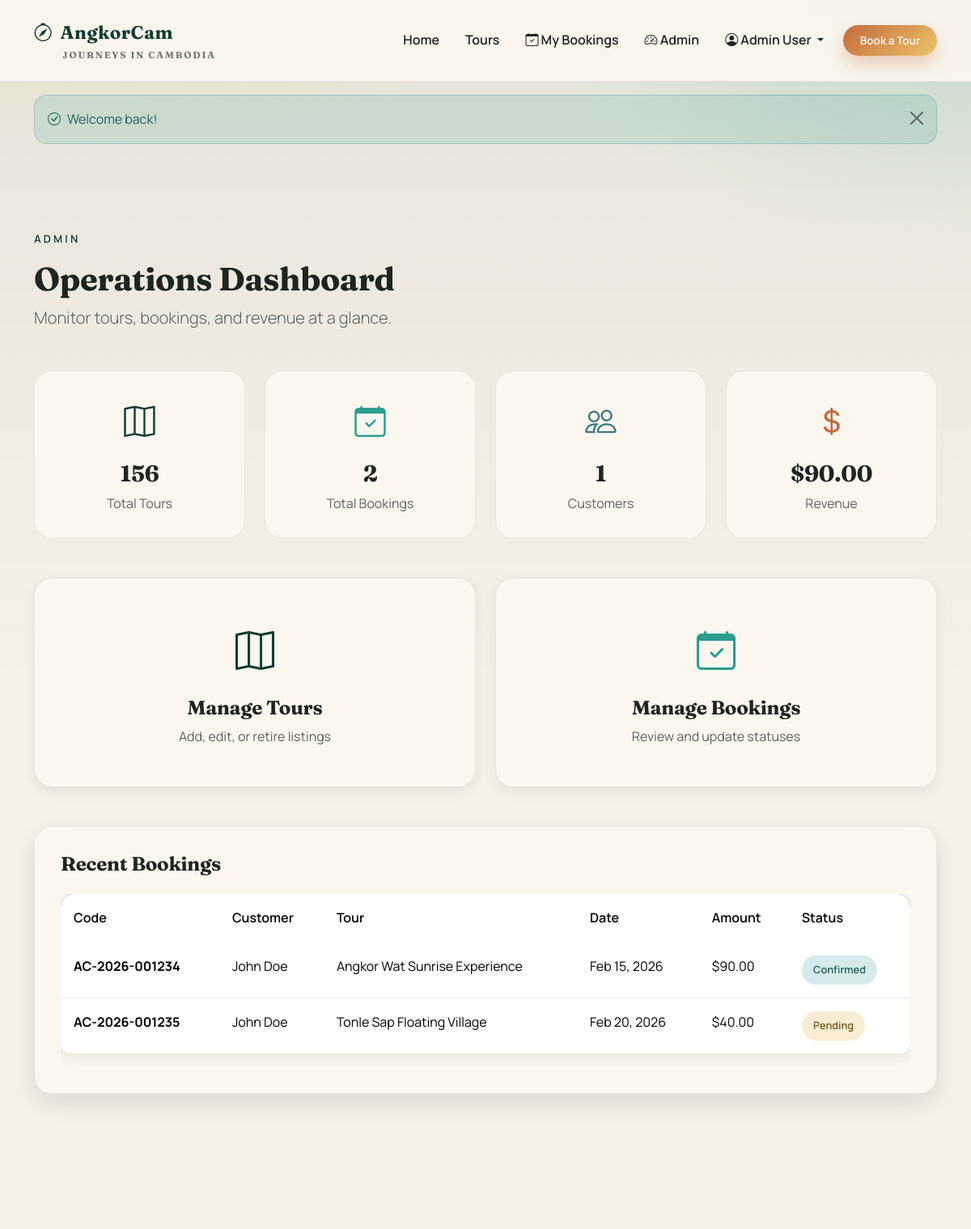
The app's page /?page=admin (signed in, upper part), older data.
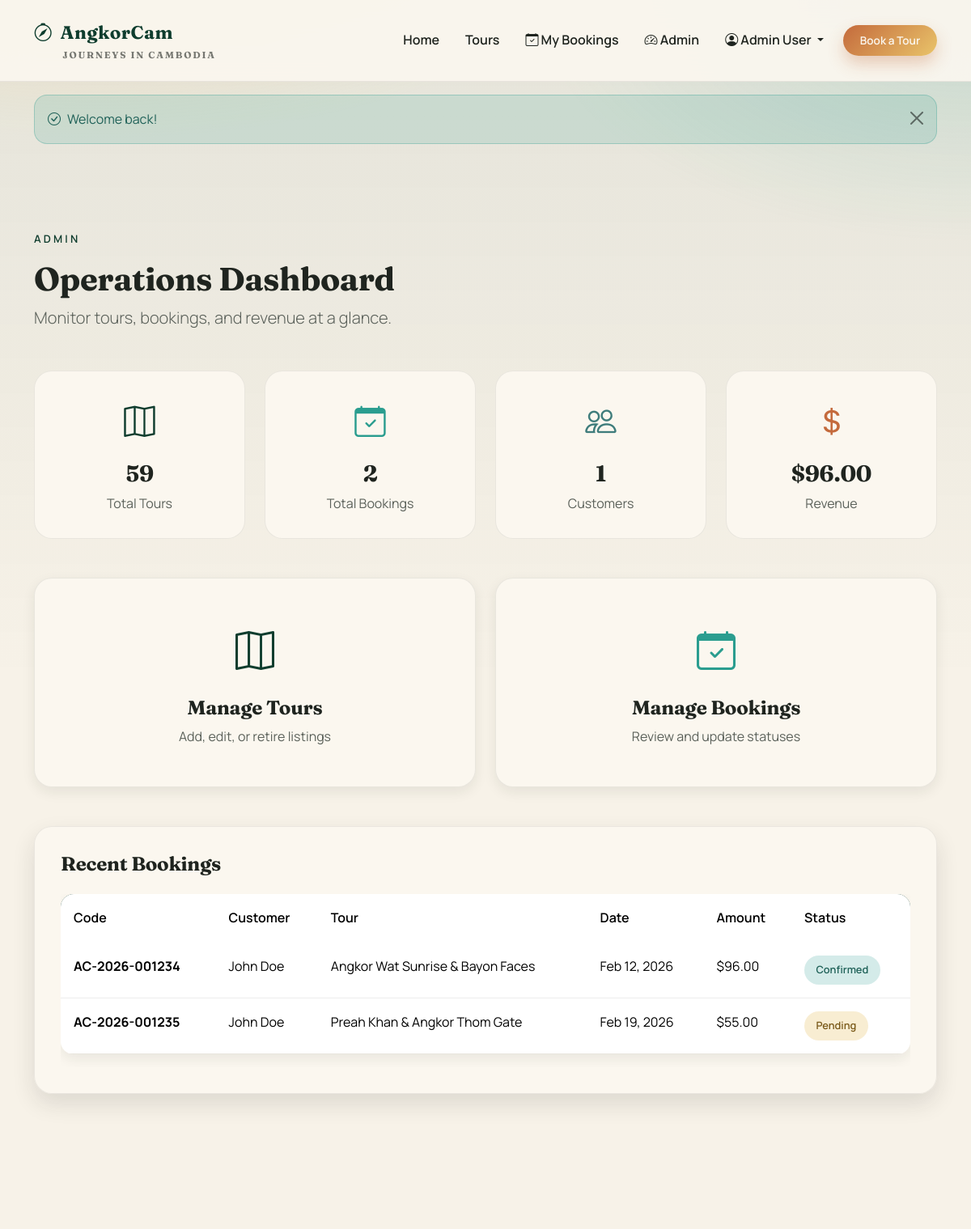
The same page, newer data.
### tables this page shows
CREATE TABLE bookings (
    id INT UNSIGNED AUTO_INCREMENT PRIMARY KEY,
    booking_code VARCHAR(50) UNIQUE NOT NULL,
    tour_id INT UNSIGNED NOT NULL,
    user_id INT UNSIGNED NULL,
    customer_name VARCHAR(100) NOT NULL,
    customer_email VARCHAR(150) NOT NULL,
    customer_phone VARCHAR(20) NOT NULL,
    travelers INT NOT NULL DEFAULT 1,
    booking_date DATE NOT NULL,
    total_price DECIMAL(10,2) NOT NULL,
    status ENUM('pending', 'confirmed', 'completed', 'cancelled') DEFAULT 'pending',
    notes TEXT,
    created_at TIMESTAMP DEFAULT CURRENT_TIMESTAMP,
    updated_at TIMESTAMP DEFAULT CURRENT_TIMESTAMP ON UPDATE CURRENT_TIMESTAMP,
    
    FOREIGN KEY (tour_id) REFERENCES tours(id) ON DELETE RESTRICT ON UPDATE CASCADE,
    FOREIGN KEY (user_id) REFERENCES users(id) ON DELETE SET NULL ON UPDATE CASCADE,
    
    INDEX idx_booking_code (booking_code),
    INDEX idx_tour (tour_id),
    INDEX idx_user (user_id),
    INDEX idx_status (status),
    INDEX idx_booking_date (booking_date)
);

CREATE TABLE tours (
    id INT UNSIGNED AUTO_INCREMENT PRIMARY KEY,
    title VARCHAR(200) NOT NULL,
    slug VARCHAR(255) UNIQUE NOT NULL,
    location VARCHAR(100) NOT NULL,
    category VARCHAR(50) NOT NULL DEFAULT 'Cultural',
    price DECIMAL(10,2) NOT NULL,
    duration INT NOT NULL COMMENT 'Duration in days',
    description TEXT,
    highlights TEXT COMMENT 'What makes this tour special',
    included TEXT COMMENT 'What is included',
    excluded TEXT COMMENT 'What is not included',
    image VARCHAR(255),
    available_seats INT DEFAULT 15,
    status ENUM('active', 'inactive') DEFAULT 'active',
    created_at TIMESTAMP DEFAULT CURRENT_TIMESTAMP,
    updated_at TIMESTAMP DEFAULT CURRENT_TIMESTAMP ON UPDATE CURRENT_TIMESTAMP,
    
    INDEX idx_slug (slug),
    INDEX idx_location (location),
    INDEX idx_category (category),
    INDEX idx_status (status),
    INDEX idx_price (price)
);

### app/Models/Booking.php (called while the page is built, shortened)
<?php
class Booking {
    private $db;
    public function __construct($database) {
        $this->db = $database;
    }
    public function getStats() {
        $sql = "SELECT
                COUNT(*) as total_bookings,
                SUM(CASE WHEN status = 'confirmed' THEN total_price ELSE 0 END) as total_revenue,
                COUNT(CASE WHEN status = 'pending' THEN 1 END) as pending_bookings,
                COUNT(CASE WHEN status = 'confirmed' THEN 1 END) as confirmed_bookings
                FROM bookings";
        $stmt = $this->db->query($sql);
        return $stmt->fetch();
    }
    public function getRecent($limit = 10) {
        $sql = "SELECT b.*, t.title as tour_title, t.location
                FROM bookings b
                JOIN tours t ON b.tour_id = t.id
                ORDER BY b.created_at DESC
                LIMIT ?";
        $stmt = $this->db->prepare($sql);
        $stmt->execute([$limit]);
        return $stmt->fetchAll();
    }
}

### config/config.php (called while the page is built, shortened)
<?php
try {
    $db = new PDO(
        "mysql:host=" . DB_HOST . ";dbname=" . DB_NAME . ";charset=utf8mb4",
        DB_USER,
        DB_PASS,
        [
            PDO::ATTR_ERRMODE => PDO::ERRMODE_EXCEPTION,
            PDO::ATTR_DEFAULT_FETCH_MODE => PDO::FETCH_ASSOC,
            PDO::ATTR_EMULATE_PREPARES => false,
            PDO::ATTR_ERRMODE => PDO::ERRMODE_EXCEPTION,
            PDO::ATTR_DEFAULT_FETCH_MODE => PDO::FETCH_ASSOC,
            PDO::ATTR_EMULATE_PREPARES => false
        ]
    );
} catch (PDOException $e) {
    die("Database Connection Failed: " . $e->getMessage());
}
function e($value) {
    return htmlspecialchars($value ?? '', ENT_QUOTES, 'UTF-8');
}
function formatPrice($amount) {
    return '$' . number_format((float)$amount, 2);
}
function formatDate($date, $format = 'M d, Y') {
    return date($format, strtotime($date));
}
require_once BASE_PATH . '/app/Models/Booking.php';

### views/pages/admin/dashboard.php (the view, shortened to what the changed rows need)
<?php
$bookingModel = new Booking($db);
$stats = $bookingModel->getStats();
?>
<section class="section">
    <div class="container">
        <div class="section-header">
            <h1>Operations Dashboard</h1>
        </div>
        <div class="row g-4 mb-5">
            <div class="col-md-3">
                <div class="stat-card">
                    <i class="bi bi-map" style="font-size: 2.4rem; color: var(--forest);"></i>
                    <h3 class="mt-3"><?= $db->query("SELECT COUNT(*) FROM tours")->fetchColumn() ?></h3>
                    <p class="text-muted mb-0">Total Tours</p>
                </div>
            </div>
            <div class="col-md-3">
                <div class="stat-card">
                    <i class="bi bi-currency-dollar" style="font-size: 2.4rem; color: var(--clay);"></i>
                    <h3 class="mt-3"><?= formatPrice($stats['total_revenue'] ?? 0) ?></h3>
                    <p class="text-muted mb-0">Revenue</p>
                </div>
            </div>
        </div>
        <div class="glass-card mt-5">
            <div class="table-responsive">
                <table class="table">
                    <thead>
                        <tr>
                            <th>Code</th>
                            <th>Customer</th>
                            <th>Tour</th>
                            <th>Date</th>
                            <th>Amount</th>
                            <th>Status</th>
                        </tr>
                    </thead>
                    <tbody>
                        <?php foreach ($bookingModel->getRecent(5) as $booking): ?>
                            <tr>
                                <td><strong><?= e($booking['booking_code']) ?></strong></td>
                                <td><?= e($booking['customer_name']) ?></td>
                                <td><?= e($booking['tour_title']) ?></td>
                                <td><?= formatDate($booking['booking_date']) ?></td>
                                <td><?= formatPrice($booking['total_price']) ?></td>
                                <td><span class="badge-status badge-<?= $booking['status'] ?>"><?= ucfirst($booking['status']) ?></span></td>
                            </tr>
                        <?php endforeach; ?>
                    </tbody>
                </table>
            </div>
        </div>
    </div>
</section>
<?php $content = ob_get_clean(); require __DIR__ . '/../../layouts/main.php'; ?>

Row changes from the older to the newer data that the page shows:
changed bookings "Confirmed": tour.title "Angkor Wat Sunrise Experience" → "Angkor Wat Sunrise & Bayon Faces"; booking_date "Feb 15, 2026" → "Feb 12, 2026"; total_price "$90.00" → "$96.00"
changed bookings "Pending": tour.title "Tonle Sap Floating Village" → "Preah Khan & Angkor Thom Gate"; booking_date "Feb 20, 2026" → "Feb 19, 2026"; total_price "$40.00" → "$55.00"
Text that changed along with them:
$db->query("SELECT COUNT(*) FROM tours")->fetchColumn(): "156" → "59"
formatPrice($stats['total_revenue'] ?? 0): "$90.00" → "$96.00"
